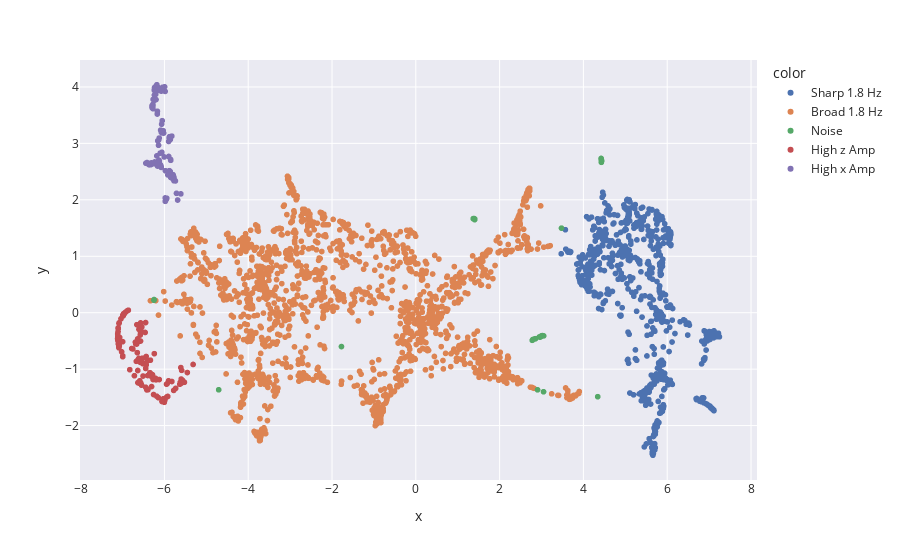

Source (notebook cell):
### Code cell
px.scatter(x = emb_b[:, 0], y = emb_b[:, 1], color=df_emb_b['cluster'])

### Figure 1 — Plotly figure (JSON) as saved in the notebook; plotly's stock layout.template omitted (floating-point values rounded to 4 significant figures; data arrays with more than 128 entries replaced by an {"elided": "..."} marker saying what was removed)
{"data": [{"hovertemplate": "color=Sharp 1.8 Hz<br>x=%{x}<br>y=%{y}<extra></extra>", "legendgroup": "Sharp 1.8 Hz", "marker": {"color": "rgb(76,114,176)", "symbol": "circle"}, "mode": "markers", "name": "Sharp 1.8 Hz", "showlegend": true, "type": "scattergl", "x": {"elided": "747 float values"}, "xaxis": "x", "y": {"elided": "747 float values"}, "yaxis": "y"}, {"hovertemplate": "color=Broad 1.8 Hz<br>x=%{x}<br>y=%{y}<extra></extra>", "legendgroup": "Broad 1.8 Hz", "marker": {"color": "rgb(221,132,82)", "symbol": "circle"}, "mode": "markers", "name": "Broad 1.8 Hz", "showlegend": true, "type": "scattergl", "x": {"elided": "1829 float values"}, "xaxis": "x", "y": {"elided": "1829 float values"}, "yaxis": "y"}, {"hovertemplate": "color=Noise<br>x=%{x}<br>y=%{y}<extra></extra>", "legendgroup": "Noise", "marker": {"color": "rgb(85,168,104)", "symbol": "circle"}, "mode": "markers", "name": "Noise", "showlegend": true, "type": "scattergl", "x": [4.424, 4.437, 4.424, 4.423, 4.424, 1.374, 1.405, 2.793, 2.841, 2.857, 1.395, 2.842, 1.407, -6.247, 1.371, 2.779, 3.052, -6.249, 2.973, 3.003, 3.008, 2.973, 3.009, 2.838, 3.021, 2.957, 2.947, -1.774, -4.704, 3.0, 3.477, 2.906, 4.342, 3.048, 4.429, 4.424, 4.424, 4.425, 4.424], "xaxis": "x", "y": [2.728, 2.691, 2.725, 2.733, 2.725, 1.668, 1.649, -0.4747, -0.4639, -0.4606, 1.668, -0.4635, 1.66, 0.2335, 1.665, -0.4892, -0.4106, 0.2208, -0.4308, -0.4105, -0.4141, -0.4259, -0.4121, -0.4641, -0.4052, -0.4294, -0.4301, -0.5996, -1.365, -0.4093, 1.499, -1.367, -1.488, -1.401, 2.665, 2.721, 2.726, 2.711, 2.726], "yaxis": "y"}, {"hovertemplate": "color=High z Amp<br>x=%{x}<br>y=%{y}<extra></extra>", "legendgroup": "High z Amp", "marker": {"color": "rgb(196,78,82)", "symbol": "circle"}, "mode": "markers", "name": "High z Amp", "showlegend": true, "type": "scattergl", "x": {"elided": "154 float values"}, "xaxis": "x", "y": {"elided": "154 float values"}, "yaxis": "y"}, {"hovertemplate": "color=High x Amp<br>x=%{x}<br>y=%{y}<extra></extra>", "legendgroup": "High x Amp", "marker": {"color": "rgb(129,114,179)", "symbol": "circle"}, "mode": "markers", "name": "High x Amp", "showlegend": true, "type": "scattergl", "x": {"elided": "145 float values"}, "xaxis": "x", "y": {"elided": "145 float values"}, "yaxis": "y"}], "layout": {"legend": {"title": {"text": "color"}, "tracegroupgap": 0}, "margin": {"t": 60}, "xaxis": {"anchor": "y", "domain": [0, 1], "title": {"text": "x"}}, "yaxis": {"anchor": "x", "domain": [0, 1], "title": {"text": "y"}}}}
